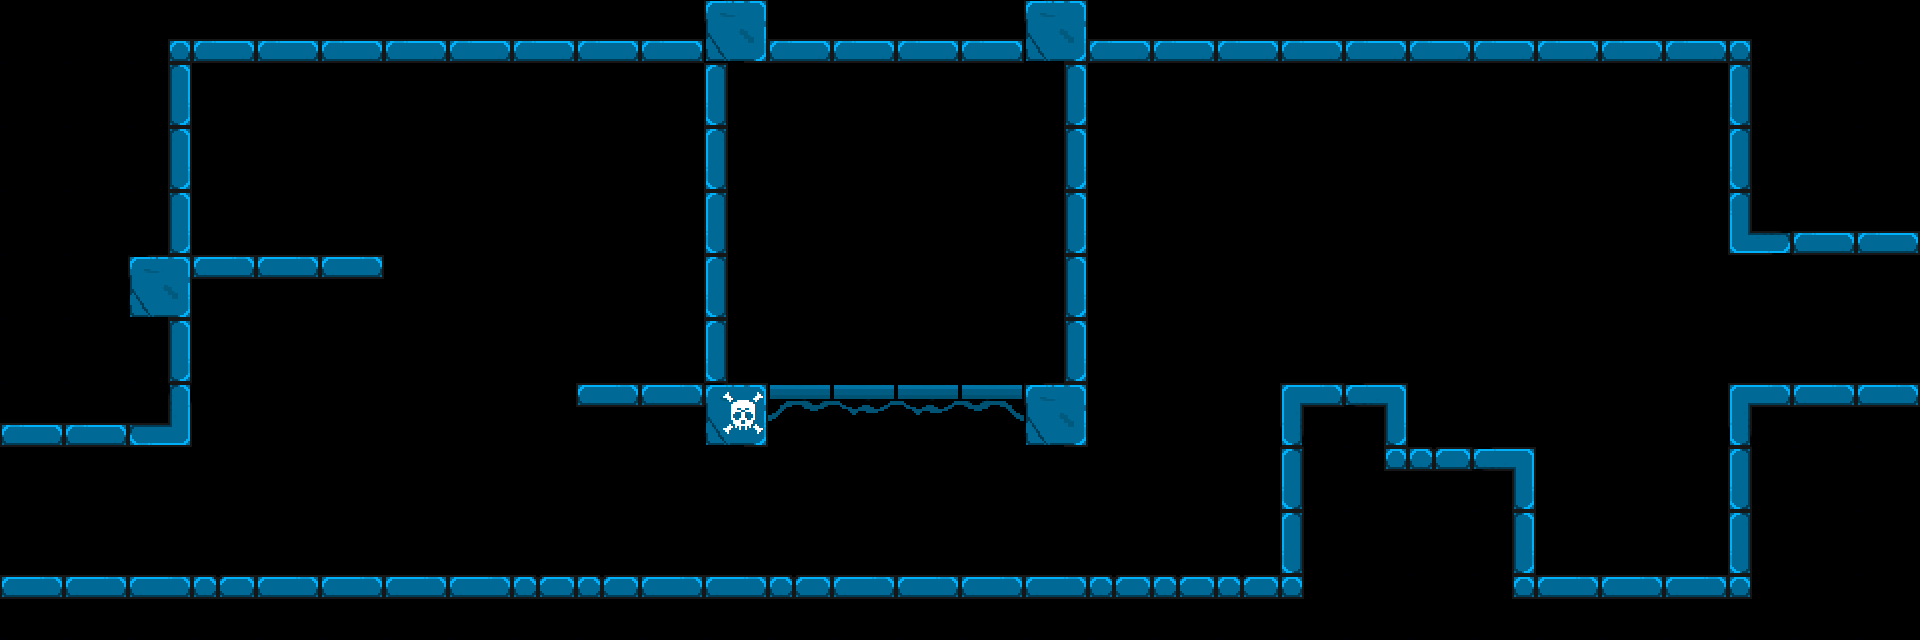

Below is a game level as drawn by its tile map, then a one-line description and the .tmx file that defines it, in full:
An orthogonal 30x10 tile map with 64x64 px tiles, 3 tile layers (Calque de Tuiles 4, Calque de Tuiles 2, Calque de Tuiles 3), 1 hidden layer not drawn and 3 objects (2x tp, Spawn).

<map version="1.10" tiledversion="git" orientation="orthogonal" renderorder="right-down" width="30" height="10" tilewidth="64" tileheight="64" infinite="0" nextlayerid="7" nextobjectid="5">
 <tileset firstgid="1" source="Base.tsx" />
 <objectgroup id="5" name="Objects" offsetx="3.0303" offsety="0">
  <object id="2" name="Spawn" x="38.7121" y="455.301">
   <point />
  </object>
  <object id="3" name="TL" type="tp" x="-4.66667" y="447.333" width="25.3333" height="128.667" />
  <object id="4" name="TR" type="tp" x="1885.22" y="253.333" width="31.5" height="132" />
 </objectgroup>
 <imagelayer id="4" name="Calque d'Images 1" visible="0" offsetx="166" offsety="956">
  <image source="../src/Images/image.jpg" width="1920" height="1080" />
 </imagelayer>
 <layer id="6" name="Calque de Tuiles 4" width="30" height="10">
  <data encoding="csv">
12,12,12,12,12,12,12,12,12,12,12,12,12,12,12,12,12,12,12,12,12,12,12,12,12,12,12,12,12,12,
12,12,12,0,0,0,0,0,0,0,0,0,0,0,0,0,0,0,0,0,0,0,0,0,0,0,0,12,12,12,
12,12,12,0,0,0,0,0,0,0,0,0,0,0,0,0,0,0,0,0,0,0,0,0,0,0,0,12,12,12,
12,12,12,0,0,0,0,0,0,0,0,0,0,0,0,0,0,0,0,0,0,0,0,0,0,0,0,12,12,12,
12,12,12,0,0,0,0,0,0,0,0,0,0,0,0,0,0,0,0,0,0,0,0,0,0,0,0,0,0,0,
12,12,12,0,0,0,0,0,0,0,0,0,0,0,0,0,0,0,0,0,0,0,0,0,0,0,0,0,0,0,
12,12,12,0,0,0,0,0,0,0,0,0,0,0,0,0,0,0,0,0,12,12,0,0,0,0,0,12,12,12,
0,0,0,0,0,0,0,0,0,0,0,0,0,0,0,0,0,0,0,0,12,12,12,12,0,0,0,12,12,12,
0,0,0,0,0,0,0,0,0,0,0,0,0,0,0,0,0,0,0,0,12,12,12,12,0,0,0,12,12,12,
12,12,12,12,12,12,12,12,12,12,12,12,12,12,12,12,12,12,12,12,12,12,12,12,12,12,12,12,12,12
</data>
 </layer>
 <layer id="2" name="Calque de Tuiles 2" width="30" height="10" offsetx="0" offsety="-1.93939">
  <data encoding="csv">
0,0,36,32,32,32,32,32,32,32,32,23,32,32,32,32,23,32,32,32,32,32,32,32,32,32,32,35,0,0,
0,0,13,0,0,0,0,0,0,0,0,22,0,0,0,0,13,0,0,0,0,0,0,0,0,0,0,22,0,0,
0,0,13,0,0,0,0,0,0,0,0,22,0,0,0,0,13,0,0,0,0,0,0,0,0,0,0,22,0,0,
0,0,13,0,0,0,0,0,0,0,0,22,0,0,0,0,13,0,0,0,0,0,0,0,0,0,0,15,32,32,
0,0,23,1,1,1,0,0,0,0,0,22,0,0,0,0,13,0,0,0,0,0,0,0,0,0,0,0,0,0,
0,0,13,0,0,0,0,0,0,0,0,22,0,0,0,0,13,0,0,0,0,0,0,0,0,0,0,0,0,0,
32,32,14,0,0,0,0,0,0,1,1,23,4,5,5,6,23,0,0,0,25,3,0,0,0,0,0,25,1,1,
0,0,0,0,0,0,0,0,0,0,0,0,0,0,0,0,0,0,0,0,22,33,2,3,0,0,0,22,0,0,
0,0,0,0,0,0,0,0,0,0,0,0,0,0,0,0,0,0,0,0,22,0,0,13,0,0,0,22,0,0,
1,1,1,2,1,1,1,1,2,2,1,1,2,1,1,1,1,2,2,2,34,0,0,33,1,1,1,34,0,0
</data>
 </layer>
 <layer id="3" name="Calque de Tuiles 3" width="30" height="10" offsetx="7.0303" offsety="-4">
  <data encoding="csv">
0,0,0,0,0,0,0,0,0,0,0,0,0,0,0,0,0,0,0,0,0,0,0,0,0,0,0,0,0,0,
0,0,0,0,0,0,0,0,0,0,0,0,0,0,0,0,0,0,0,0,0,0,0,0,0,0,0,0,0,0,
0,0,0,0,0,0,0,0,0,0,0,0,0,0,0,0,0,0,0,0,0,0,0,0,0,0,0,0,0,0,
0,0,0,0,0,0,0,0,0,0,0,0,0,0,0,0,0,0,0,0,0,0,0,0,0,0,0,0,0,0,
0,0,0,0,0,0,0,0,0,0,0,0,0,0,0,0,0,0,0,0,0,0,0,0,0,0,0,0,0,0,
0,0,0,0,0,0,0,0,0,0,0,0,0,0,0,0,0,0,0,0,0,0,0,0,0,0,0,0,0,0,
0,0,0,0,0,0,0,0,0,0,0,21,0,0,0,0,0,0,0,0,0,0,0,0,0,0,0,0,0,0,
0,0,0,0,0,0,0,0,0,0,0,0,0,0,0,0,0,0,0,0,0,0,0,0,0,0,0,0,0,0,
0,0,0,0,0,0,0,0,0,0,0,0,0,0,0,0,0,0,0,0,0,0,0,0,0,0,0,0,0,0,
0,0,0,0,0,0,0,0,0,0,0,0,0,0,0,0,0,0,0,0,0,0,0,0,0,0,0,0,0,0
</data>
 </layer>
</map>